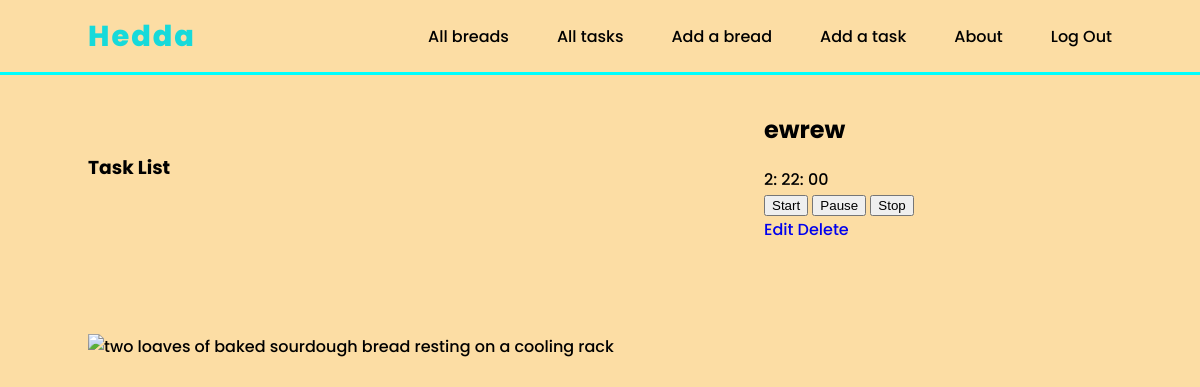
/tasks/35 (signed in), run on the app's committed database.
### main_app/models.py (models this page shows, shortened)
class Task(models.Model):
  name = models.CharField(max_length=100)
  hours = models.CharField(max_length=2)
  minutes = models.CharField(max_length=2)
  user = models.ForeignKey(User, on_delete=models.CASCADE)

### main_app/views.py (the view)
# urls.py: path('tasks/<int:pk>', views.TaskDetail.as_view(), name='tasks_detail'),
class TaskDetail(LoginRequiredMixin, DetailView):
  model = Task

### main_app/templates/main_app/task_detail.html (shortened to what this page needs)
{% extends 'base.html' %} {% load static %}  {% block content %}
<section class="page-header">
  <h1>Task List</h1>
</section>
<section class="card-container">
  <div class="card">
      <div class="card-content">
        <h2 class="card-title">{{ task.name }}</h2>
         <div class="countdown" id="{{ task.id }}">
        <span id="hour">{{ task.hours }}</span>:
        <span id="minute">{{ task.minutes }}</span>:
        <span id="second">00</span>
      </div>
       <div class="controls">
      <button class="start" id="{{ task.id }}">Start</button>
      <button class="pause" id="{{ task.id }}">Pause</button>
      <button class="stop" id="{{ task.id }}">Stop</button>
    </div>
    </div>
     <div>
      <a href="{% url 'tasks_update' task.id %}" class="btn warn">Edit</a>
      <a href="{% url 'tasks_delete' task.id %}" class="btn danger">Delete</a>
    </div>
  </div>
</section>
{% endblock %}

### main_app/static/css/styles.css (style rules this page uses)
:root { --header-height: 3rem; --first-color: #fcdda4; --first-color-dark: #c28b38; --first-color-darken: #a56b1f; --white-color: #da8d00; --body-font: "Poppins", sans-serif; --big-font-size: 2.5rem; --normal-font-size: 0.938rem; --z-fixed: 100; }
@media screen and (min-width: 768px) { :root { --big-font-size: 5rem; --normal-font-size: 1rem; } }
body { margin: var(--header-height) 0 0 0; padding: 0; font-family: var(--body-font); font-size: var(--normal-font-size); font-weight: 500; }
h1, p, ul { margin: 0; }
a { text-decoration: none; }
@media screen and (min-width: 768px) { body { margin: 0; } }

### data on the page
Task: name "ewrew", hours "2", minutes "22"
